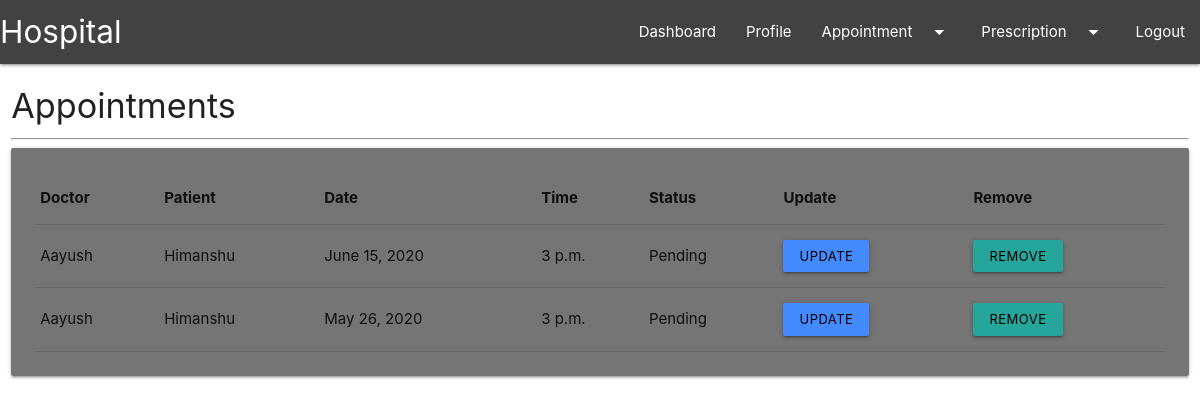
The page /appointments/ (signed in) on the database its author committed.
### accounts/models.py (models this page shows, shortened)
class Appointment(models.Model):
    doctor = models.ForeignKey(Doctor, on_delete=models.CASCADE)
    patient = models.ForeignKey(Patient, on_delete=models.CASCADE)
    date = models.DateField()
    time = models.TimeField(null=True)
    status = models.CharField(max_length=50, choices=CHECK)

class Doctor(models.Model):
    user = models.OneToOneField(User, on_delete=models.CASCADE)
    name = models.CharField(max_length=200)
    email = models.EmailField(max_length=200, null=True)
    contact = models.CharField(max_length=20)
    gender = models.CharField(max_length=100, choices=GENDER)
    age = models.CharField(max_length=3)
    address = models.CharField(max_length=255)
    department = models.CharField(max_length=100, null=False, blank=False)
    salary = models.IntegerField(null=False, blank=False)
    status = models.CharField(max_length=200, null=False, blank=False, choices=STATUS)
    image = models.ImageField(default="default.png", upload_to="profile_pics")

class Patient(models.Model):
    user = models.OneToOneField(User, on_delete=models.CASCADE)
    doctor = models.ForeignKey(Doctor, null=True, on_delete=models.CASCADE)
    name = models.CharField(max_length=200)
    disease = models.CharField(max_length=255, null=True, blank=True)
    email = models.EmailField(max_length=200, null=True)
    contact = models.IntegerField()
    gender = models.CharField(max_length=100, choices=GENDER)
    age = models.IntegerField()
    address = models.CharField(max_length=255)
    blood_group = models.CharField(max_length=3)
    image = models.ImageField(default="default.png", upload_to="profile_pics")

### accounts/decorators.py (the view)
        def wrapper_func(request, *args, **kwargs):
            group = None
            if request.user.groups.exists():
                group = request.user.groups.all()[0].name
            if group in allowed_roles:
                return view_func(request, *args, **kwargs)
            else:
                return HttpResponse("You are not authorized to view this page")

### accounts/views.py (called while the page is built)
@login_required(login_url="login")
@allowed_users(allowed_roles=["doctor", "patient", "receptionist"])
def appointments(request):
    user = request.user
    if user.groups.filter(name="doctor"):
        appointments = request.user.doctor.appointment_set.all()
    elif user.groups.filter(name="patient"):
        appointments = request.user.patient.appointment_set.all()
    elif user.groups.filter(name="receptionist"):
        appointments = Appointment.objects.all()
    context = {
        "appointments": appointments,
    }
    return render(request, "accounts/appointments.html", context)

### accounts/templates/accounts/appointments.html
{% extends "accounts/main.html" %}
{% block content %}
<div class="row">
    <div class="col s12 m12">
        <h4>Appointments</h4>
        <hr>
        <div class="card grey darken-1">
            <div class="card-content">
                <table class="responsive-table">
                    <thead>
                        <tr>
                            <th>Doctor</th>
                            <th>Patient</th>
                            <th>Date</th>
                            <th>Time</th>
                            <th>Status</th>
                            {% if request.user.groups.all.0.name != "patient" %}
                            <th>Update</th>
                            <th>Remove</th>
                            {% endif %}
                        </tr>
                    </thead>
                    <tbody>
                        {% for appoint in appointments %}
                        <tr>
                            <td>{{appoint.doctor.name}}</td>
                            <td>{{appoint.patient.name}}</td>
                            <td>{{appoint.date}}</td>
                            <td>{{appoint.time}}</td>
                            <td>{{appoint.status}}</td>
                            {% if request.user.groups.all.0.name != "patient" %}
                            <td>
                                <a class="btn btn-small waves-effect waves-light blue accent-2 black-text"
                                    href="{% url 'update-appoint' appoint.id %}">
                                    Update
                                </a>
                            </td>
                            <td>
                                <a class="btn btn-small waves-effect waves-light black-text"
                                    href="{% url 'delete-appoint' appoint.id %}">
                                    Remove
                                </a>
                            </td>
                            {% endif %}
                        </tr>
                        {% endfor %}
                    </tbody>
                </table>
            </div>
        </div>
    </div>
</div>
{% endblock content %}

### rows shown on the page
Appointment: doctor.name "Aayush", patient.name "Himanshu", date "June 15, 2020", time "3 p.m.", status "Pending"
Appointment: doctor.name "Aayush", patient.name "Himanshu", date "May 26, 2020", time "3 p.m.", status "Pending"
